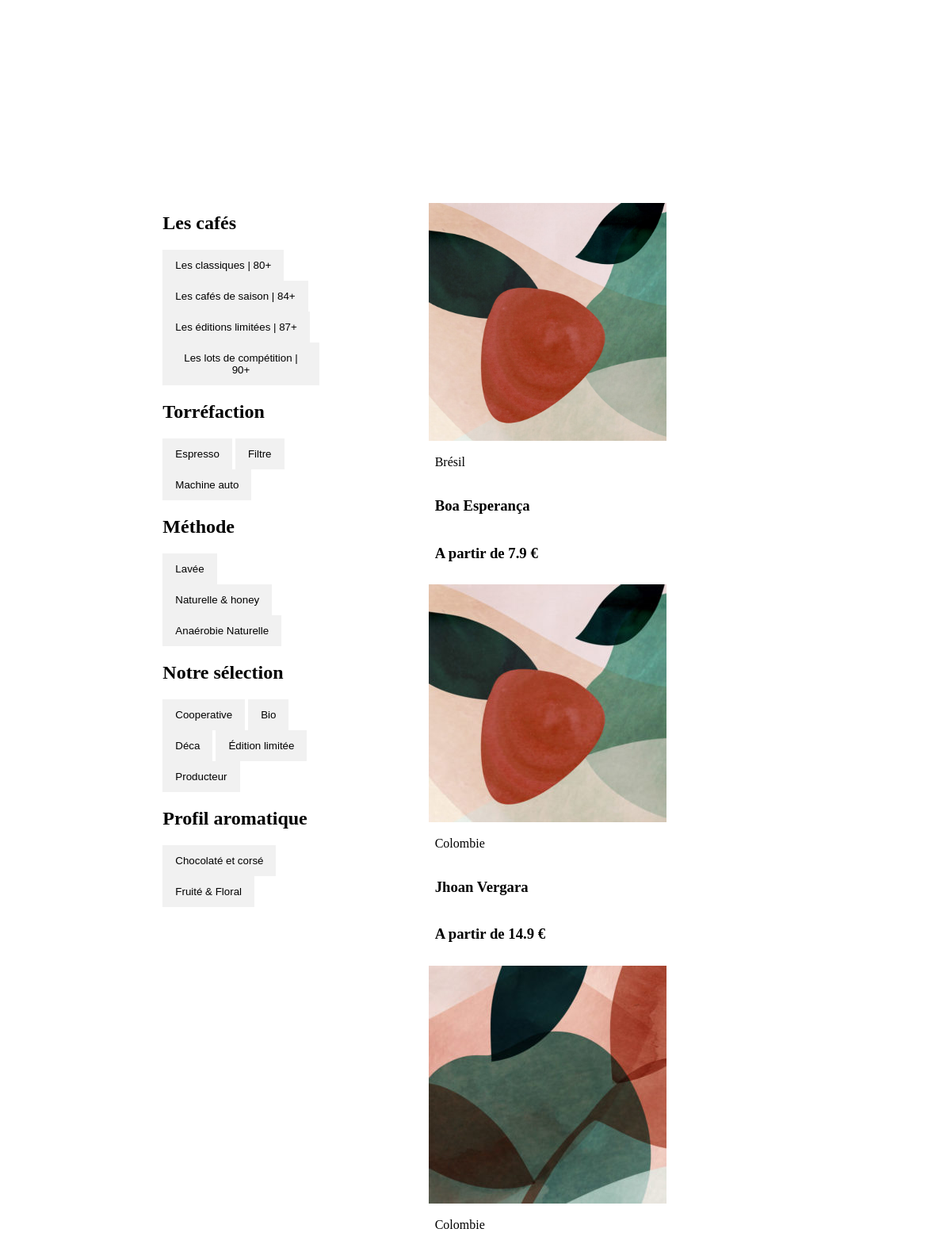
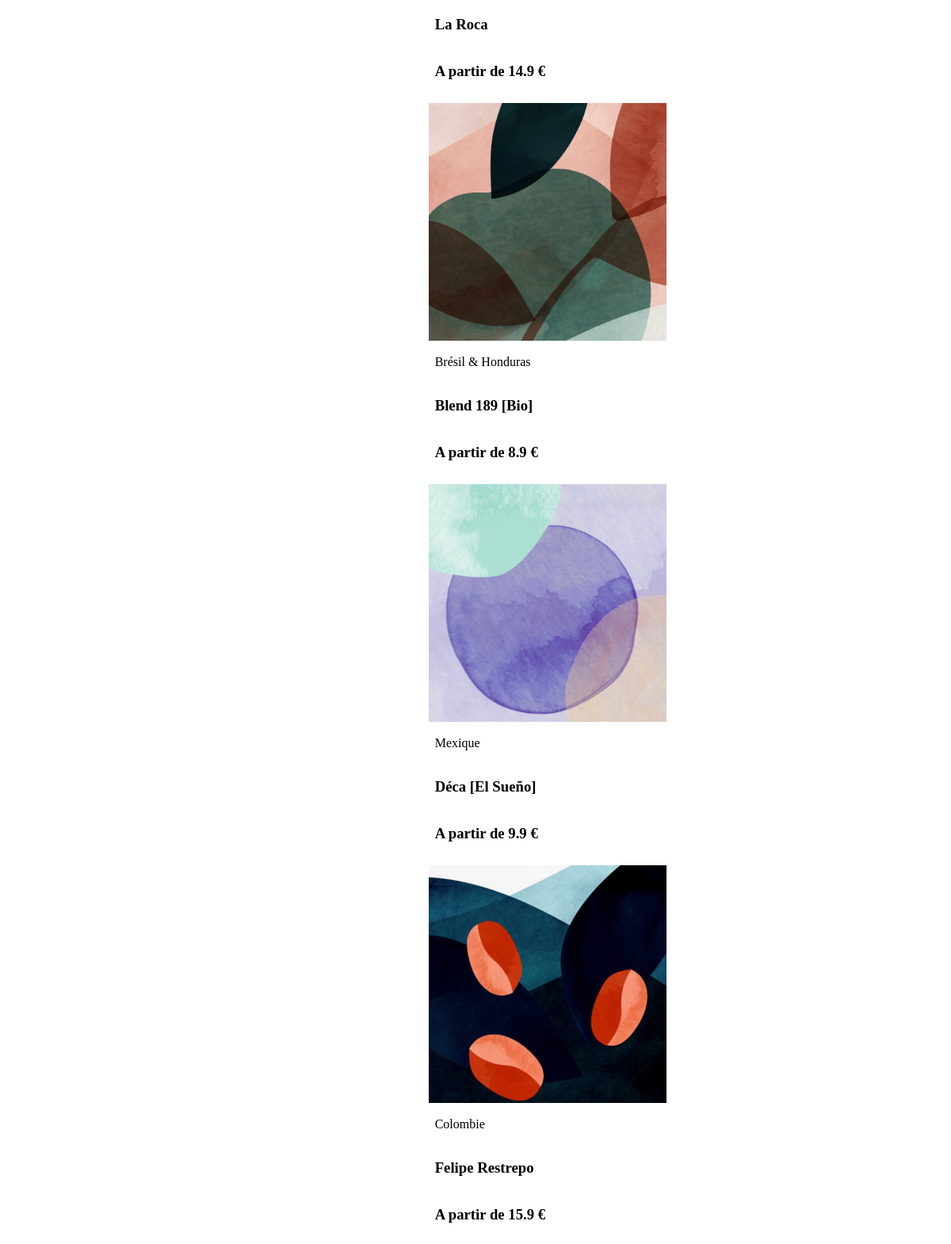
/Cafay-Boutique-shop-body.php, run on the app's committed database (2 pictures, top to bottom).
### tables this page shows
CREATE TABLE IF NOT EXISTS `coffee` (
  `productID` int NOT NULL AUTO_INCREMENT,
  `productImage` varchar(50) NOT NULL,
  `productAltImage` varchar(50) NOT NULL,
  `productName` varchar(50) NOT NULL,
  `productOrigin` varchar(50) NOT NULL,
  `productCategoryScore` varchar(50) NOT NULL,
  `productTorrefactionMethod` varchar(50) NOT NULL,
  `productWashingMethod` varchar(50) NOT NULL,
  `productProductionType` varchar(50) NOT NULL,
  `productScentProfile` varchar(50) NOT NULL,
  `productBasePrice` float NOT NULL,
  `productFilter` varchar(200) NOT NULL,
  `productDescription` varchar(2000) DEFAULT NULL,
  PRIMARY KEY (`productID`) USING BTREE
);

### Cafay-Boutique-shop-body.php (the view, shortened to what this page needs)
<!DOCTYPE html>
<html>
  <head>
  </head>
<div class="container-body">
  <div class="Product-filter">
  </div>
  <div class="Product-categories">
    <div id="lesCafesParScore">
      <h2>Les cafés</h2>
      <button class="btn" id="80"> Les classiques | 80+</button>
      <button class="btn" id="84"> Les cafés de saison | 84+</button>
      <button class="btn" id="87"> Les éditions limitées | 87+</button>
      <button class="btn" id="90"> Les lots de compétition | 90+</button>
    </div>
    <div id="filtre_cafe">
      <h2>Torréfaction</h2>
      <button class="btn" id="Espresso"> Espresso</button>
      <button class="btn" id="Filtre"> Filtre</button>
      <button class="btn" id="MachineAuto"> Machine auto</button>
      <h2>Méthode</h2>
      <button class="btn" id="Lavee"> Lavée</button>
      <button class="btn" id="NaturelleEtHoney"> Naturelle & honey</button>
      <button class="btn" id="Anaerobie"> Anaérobie Naturelle</button>
      <h2>Notre sélection</h2>
      <button class="btn" id="Cooperative"> Cooperative</button>
      <button class="btn" id="Bio"> Bio</button>
      <button class="btn" id="Deca"> Déca</button>
      <button class="btn" id="EditionLimitee"> Édition limitée</button>
      <button class="btn" id="Producteur"> Producteur</button>
      <h2>Profil aromatique</h2>
      <button class="btn" id="ChocolatEtCorse"> Chocolaté et corsé</button>
      <button class="btn" id="FruiteEtFloral"> Fruité & Floral</button>
    </div>
  </div>
  <div class="Product-sliding">
  <?php
  require_once('connect.php');
  $sql = "SELECT productID FROM coffee";
  $query = $db->prepare($sql);
  $query->execute();
  $result = $query->fetchAll(PDO::FETCH_ASSOC);
  $idCount = count($result);
  for ($ids = 1; $ids <= $idCount; $ids++){
  $sql = "SELECT * FROM coffee WHERE productID=$ids";
  $query = $db->prepare($sql);
  $query->execute();
  $result = $query->fetchAll(PDO::FETCH_ASSOC);
    foreach ($result as $product) {
      ?>
    <div class="card" id="card"
    data-productFilter="<?=$product['productFilter']?>"
    data-productID="<?=$product['productID']?>">
    <div class="image-container">
    <img id="<?= $product['productImage'] ?>" src="<?= $product['productImage'] ?>" height="300px" width="300px"><img id="<?= $product['productAltImage'] ?> hide" src="<?= $product['productAltImage'] ?>" height="300px" width="300px">
    </div>
    <div class="containerCard">
    <p id="origin<?= $product['productOrigin'] ?>"><?= $product['productOrigin'] ?></p>
    <h3 id="nomProduit<?= $product['productName'] ?>"><?= $product['productName'] ?></h2>
    <h3 id="selectionBase<?= $product['productBasePrice'] ?>">A partir de <?= $product['productBasePrice'] ?> €</h3>
    </div>
    </div>
    <?php
    }
  }
  ?>
  </div>
</div>
</html>

### Cafay-Boutique-shop-body.php (style rules this page uses)
.container-body { display: grid; grid-template-columns: 1fr 1fr 1fr 1fr 1fr 1fr; grid-template-rows: 0.5fr 1fr 1fr 1fr 1fr 1fr 1fr; gap: 0px 0px; grid-auto-flow: row; grid-template-areas: ". Product-filter Product-filter Product-filter Product-filter ." ". Product-categories Product-sliding Product-sliding Product-sliding ." ". Product-categories Product-sliding Product-sliding Product-sliding ." ". Product-categories Product-sliding Product-sliding Product-sliding ." ". Product-categories Product-sliding Product-sliding Product-sliding ." ". . Product-sliding Product-sliding Product-sliding ." ". . Product-sliding Product-sliding Product-sliding ."; }
.Product-filter { grid-area: Product-filter; }
.Product-categories { grid-area: Product-categories; }
.Product-sliding { grid-area: Product-sliding; }
.image-container { position: relative; width: 300px; height: 300px; overflow: hidden; }
.image-container img { position: absolute; top: 0; left: 0; width: 100%; height: 100%; transition: opacity 0.5s ease; }
#lesCafesParScore { display: inline-block; }
.btn { border: none; outline: none; padding: 12px 16px; background-color: #f1f1f1; cursor: pointer; }
.Product-sliding { display: flex; height: fit-content; width: fit-content; flex-wrap: wrap; flex-direction: row; justify-content: space-around; }
.card { display: flex; flex-direction: column; padding-top: 8px; }
.containerCard { padding: 2px 8px; height: fit-content; width: 300px; display: flex; flex-direction: column; flex-wrap: wrap; justify-content: center; }

### data on the page
coffee: productImage (picture), productOrigin "Brésil", productName "Boa Esperança", productBasePrice "7.9"
coffee: productImage (picture), productOrigin "Colombie", productName "Jhoan Vergara", productBasePrice "14.9"
coffee: productImage (picture), productOrigin "Colombie", productName "La Roca", productBasePrice "14.9"
coffee: productImage (picture), productOrigin "Brésil & Honduras", productName "Blend 189 [Bio]", productBasePrice "8.9"
coffee: productImage (picture), productOrigin "Mexique", productName "Déca [El Sueño]", productBasePrice "9.9"
coffee: productImage (picture), productOrigin "Colombie", productName "Felipe Restrepo", productBasePrice "15.9"
